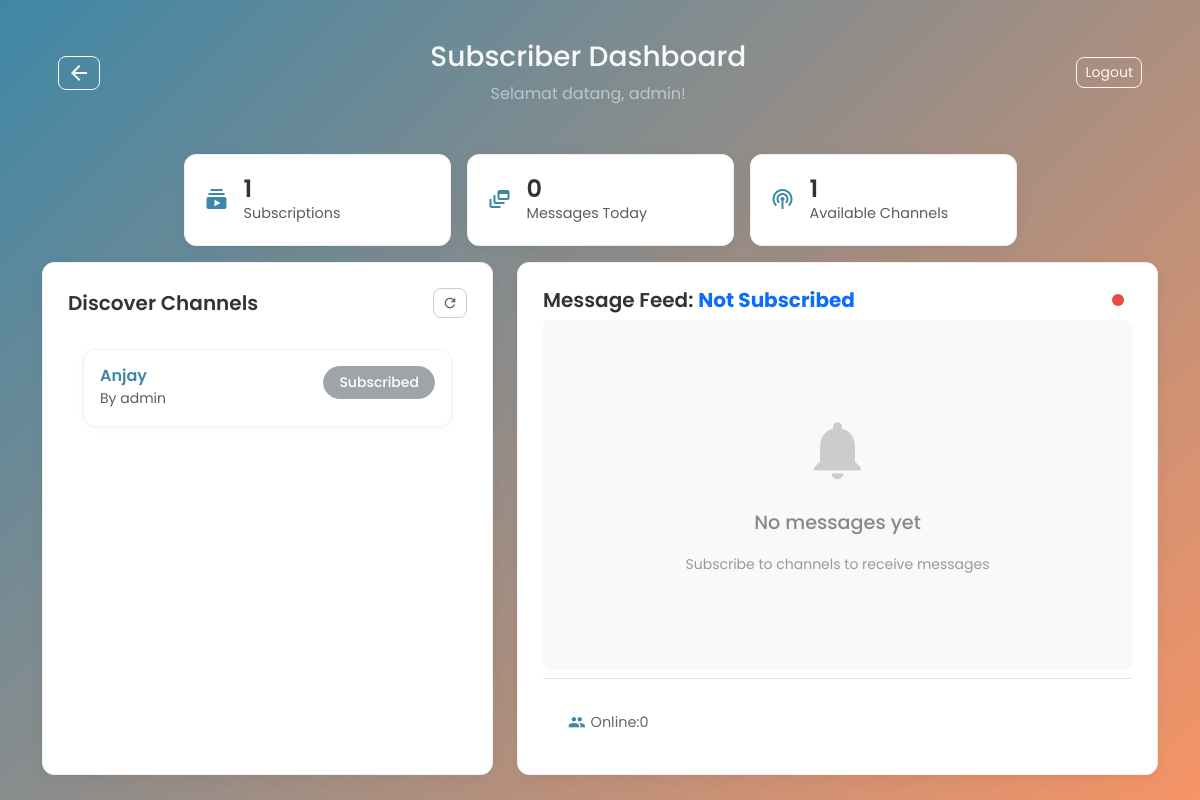
/subscriber/ (signed in), run on an earlier commit of the app's database.
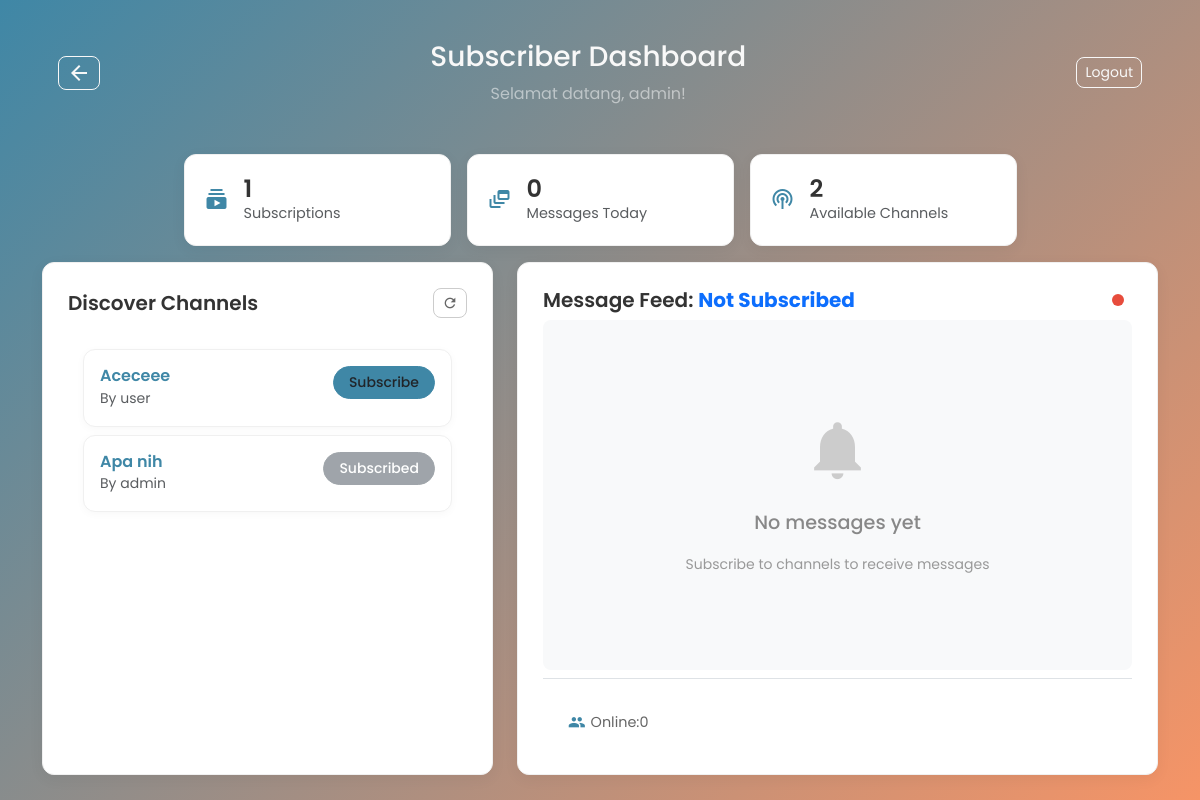
And on a later commit of the database.
### app/models.py (models this page shows)
class User(db.Model):
    id = db.Column(db.Integer, primary_key=True)
    username = db.Column(db.String(100), unique=True, nullable=False)
    channels = db.relationship('Channel', backref='owner', lazy=True)
    subscribed_channels = db.relationship('Channel', secondary=subscriptions, lazy='subquery',
        backref=db.backref('subscribers', lazy=True))

class Channel(db.Model):
    id = db.Column(db.Integer, primary_key=True)
    name = db.Column(db.String(100), unique=True, nullable=False)
    description = db.Column(db.String(200), nullable=True)
    creator_id = db.Column(db.Integer, db.ForeignKey('user.id'), nullable=False)
    created_at = db.Column(db.DateTime, default=datetime.utcnow)
    messages = db.relationship('Message', backref='channel', lazy=True)

### app/subscriber/routes.py (the view)
@subscriber_bp.route('/')
def dashboard():
    if 'user_id' not in session:
        return redirect(url_for('auth.login'))
    user = User.query.get(session['user_id'])
    if not user:
        session.clear()
        return redirect(url_for('auth.login'))
    all_channels = Channel.query.order_by(Channel.created_at.desc()).all()
    subscribed_channel_ids = {channel.id for channel in user.subscribed_channels}
    return render_template('subscriber.html', channels=all_channels, subscribed_channel_ids=subscribed_channel_ids)

### app/templates/subscriber.html (shortened to what this page needs)
{% extends 'base.html' %}
{% block content %}
<div class="container py-4">
    <div class="studio-header">
        <a href="{{ url_for('auth.dashboard') }}" class="btn btn-outline-light btn-sm custom-btn-outline"><span class="material-icons" style="vertical-align: middle;">arrow_back</span></a>
        <div class="text-center"><h3>Subscriber Dashboard</h3><p class="mb-0 text-white-50">Selamat datang, {{ session.get('username') }}!</p></div>
        <a href="{{ url_for('auth.logout') }}" class="btn btn-outline-light btn-sm custom-btn-outline">Logout</a>
    </div>
    <div class="row justify-content-center g-3 my-3">
        <div class="col-md-3"><div class="stat-card"><div class="stat-icon"><span class="material-icons">subscriptions</span></div><div class="stat-info"><h4 class="mb-0" id="subscriptions-count">0</h4><p class="mb-0 text-muted">Subscriptions</p></div></div></div>
        <div class="col-md-3"><div class="stat-card"><div class="stat-icon"><span class="material-icons">dynamic_feed</span></div><div class="stat-info"><h4 class="mb-0" id="messages-today-count">0</h4><p class="mb-0 text-muted">Messages Today</p></div></div></div>
        <div class="col-md-3"><div class="stat-card"><div class="stat-icon"><span class="material-icons">podcasts</span></div><div class="stat-info"><h4 class="mb-0">{{ channels|length }}</h4><p class="mb-0 text-muted">Available Channels</p></div></div></div>
    </div>
    <div class="row justify-content-center g-4">
        <div class="col-md-5">
            <div class="studio-panel">
                <div class="d-flex justify-content-between align-items-center mb-3">
                    <h5 class="mb-0">Discover Channels</h5>
                    <button class="btn btn-sm custom-btn-outline-dark" onclick="window.location.reload()" title="Refresh"><span class="material-icons" style="font-size: 1rem; vertical-align: middle;">refresh</span></button>
                </div>
                <div class="channel-list custom-scroll" style="max-height: 400px;">
                    {% for channel in channels %}
                    <div class="channel-item custom-channel-card mb-2">
                        <div class="card-body p-3">
                            <div class="d-flex justify-content-between align-items-start">
                                <div><h6 class="card-title mb-0">{{ channel.name }}</h6><small class="text-muted">By {{ channel.owner.username }}</small></div>
                                {% if channel.id in subscribed_channel_ids %}
                                <button class="btn btn-sm btn-secondary disabled subscribe-btn" data-channel-id="{{ channel.id }}" data-room="{{ channel.name }}">Subscribed</button>
                                {% else %}
                                <button class="btn btn-sm custom-btn-primary subscribe-btn" data-channel-id="{{ channel.id }}" data-room="{{ channel.name }}">Subscribe</button>
                                {% endif %}
                            </div>
                        </div>
                    </div>
                    {% else %}<p class="text-center text-muted mt-4 small">Belum ada channel.</p>{% endfor %}
                </div>
            </div>
        </div>
        <div class="col-md-7">
            <div class="studio-panel">
                <div class="d-flex justify-content-between align-items-center mb-2">
                    <h5 class="mb-0">Message Feed: <span id="room-name-display" class="text-primary fw-bold">Not Subscribed</span></h5>
                    <div id="status" class="online-status-indicator"></div>
                </div>
                <div id="messages" class="message-feed-container"></div>
                <div class="chat-footer custom-chat-footer border-top pt-2 mt-2">
                    <div class="online-users-display"><span class="material-icons small">group</span> Online: <span id="online-users-count">0</span></div>
                </div>
            </div>
        </div>
    </div>
</div>
{% endblock %}

### app/templates/base.html (shortened to what this page needs)
<!DOCTYPE html>
<html lang="en">
<head>
    <link href="https://cdn.jsdelivr.net/npm/bootstrap@5.3.2/dist/css/bootstrap.min.css" rel="stylesheet">
    <link rel="stylesheet" href="{{ url_for('static', filename='css/main.css') }}">
</head>
<body>
    <div class="main-background">
        {% block content %}{% endblock %}
    </div>
</body>
</html>

### app/static/css/main.css (style rules this page uses)
:root { --primary-color: #3f87a6; --secondary-color: #f7a056; --text-dark: #333; --text-light: #f8f8f8; --bg-light: #f4f7f6; --bg-gradient-start: #3f87a6; --bg-gradient-end: #f69466; --card-bg: #ffffff; --border-color: #e0e0e0; --shadow-light: 0 4px 12px rgba(0,0,0,0.05); --shadow-medium: 0 6px 18px rgba(0,0,0,0.1); --bubble-sent: #74b9ff; --bubble-received: #f0f2f5; }
body, html { height: 100%; margin: 0; font-family: 'Poppins', sans-serif; color: var(--text-dark); }
.main-background { min-height: 100vh; background: linear-gradient(135deg, var(--bg-gradient-start) 0%, var(--bg-gradient-end) 100%); color: var(--text-light); }
.custom-btn-primary { background-color: var(--primary-color); border-color: var(--primary-color); border-radius: 8px; padding: 10px 20px; }
.custom-btn-outline { border-color: var(--text-light); color: var(--text-light); border-radius: 8px; }
.custom-btn-outline-dark { border-color: #ccc; color: #666; border-radius: 8px; font-size: 0.85rem; }
.channel-list { flex-grow: 1; overflow-y: auto; padding: 15px; }
.custom-channel-card { background: #ffffff; border-radius: 12px; box-shadow: 0 2px 8px rgba(0,0,0,0.03); border: 1px solid #f0f0f0; cursor: pointer; transition: all 0.2s ease; }
.custom-channel-card .card-title { font-weight: 600; color: var(--primary-color); }
.custom-channel-card .subscribe-btn { border-radius: 20px; font-weight: 500; padding: 5px 15px; }
.online-status-indicator { width: 12px; height: 12px; border-radius: 50%; background-color: #e74c3c; margin-right: 8px; }
.message-feed-container { display: flex; flex-direction: column; padding-top: 10px; }
.custom-chat-footer { background-color: var(--card-bg); border-top: 1px solid var(--border-color); padding: 15px 25px; flex-shrink: 0; display: flex; flex-direction: column; align-items: flex-start; }
.online-users-display { color: #666; font-size: 0.9rem; display: flex; align-items: center; }
.online-users-display .material-icons { font-size: 1.1rem; margin-right: 5px; color: var(--primary-color); }
.studio-header { display: flex; justify-content: space-between; align-items: center; padding: 1rem; margin-bottom: 1rem; }
.stat-card { background: #ffffff; border-radius: 12px; padding: 20px; display: flex; align-items: center; box-shadow: 0 4px 15px rgba(0,0,0,0.05); color: #333; border: 1px solid #f0f0f0; }
.stat-icon { font-size: 2rem; color: var(--primary-color); margin-right: 15px; }
.stat-info h4 { font-weight: 600; }
.stat-info p { font-size: 0.9rem; }
.studio-panel { background: #ffffff; border-radius: 12px; padding: 25px; box-shadow: 0 4px 15px rgba(0,0,0,0.05); color: #333; height: 100%; border: 1px solid #f0f0f0; }
.studio-panel h5 { font-weight: 600; }
.message-feed-container { height: 350px; overflow-y: auto; display: flex; flex-direction: column-reverse; background-color: #f8f9fa; border-radius: 8px; padding: 15px; }

What changed in the data, as far as the page shows it:
removed Channel: name "Anjay", owner.username "admin"
added Channel: name "Aceceee", owner.username "user"
added Channel: name "Apa nih", owner.username "admin"
Also different on the page:
{{ channels|length }}: "1" → "2"
